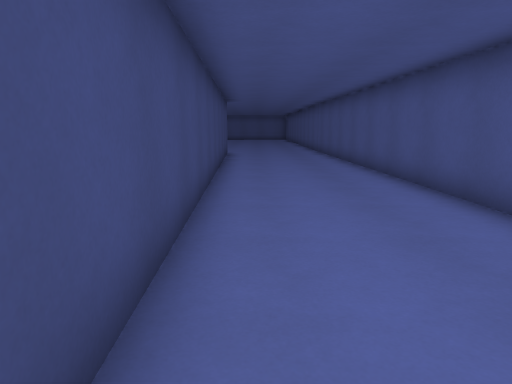
[1] (above)

17 first-person views from a walk through a level from a Godot 3-D game. The camera is 1.4 m above the floor, tilts 10° down and sees 70° across. The floor is counted in squares, 1.2 m on a side. Each view is taken from the middle of a square. On the plan, view 1 faces up. The plan holds only what a view shows up to about 14 squares ahead; the rest is blank. The place goes on beyond the plan. Characters and animated objects are not drawn.

[2]
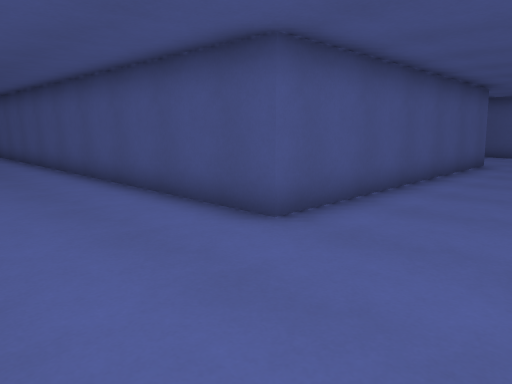

[3]
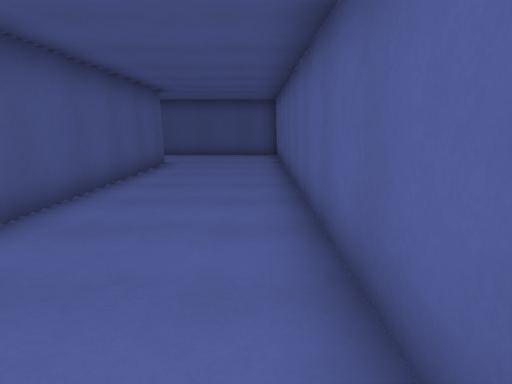

[4]
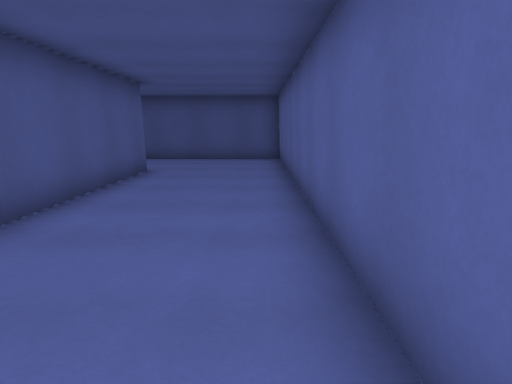

[5]
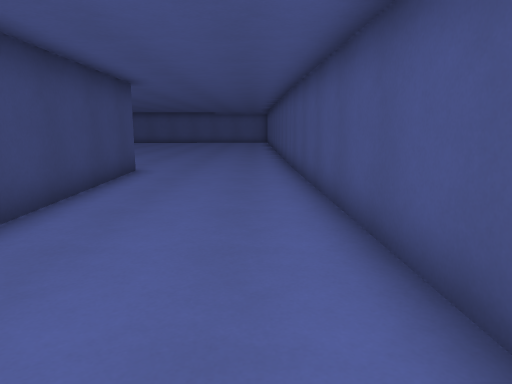

[6]
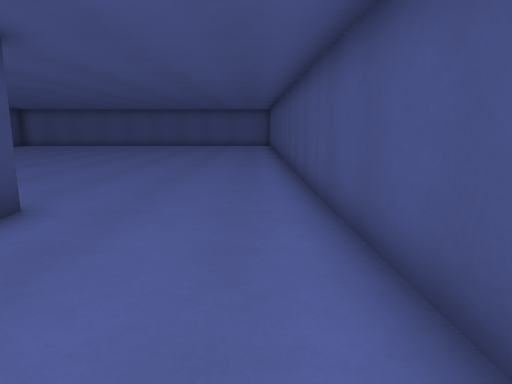

[7]
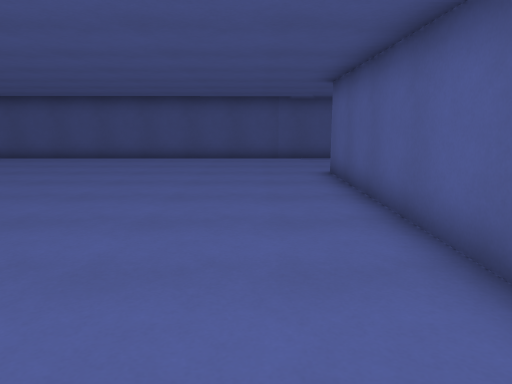

[8]
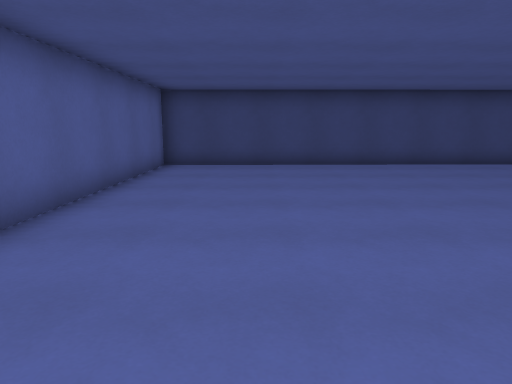

[9]
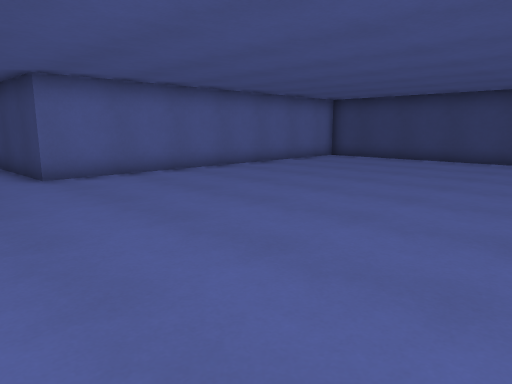

[10]
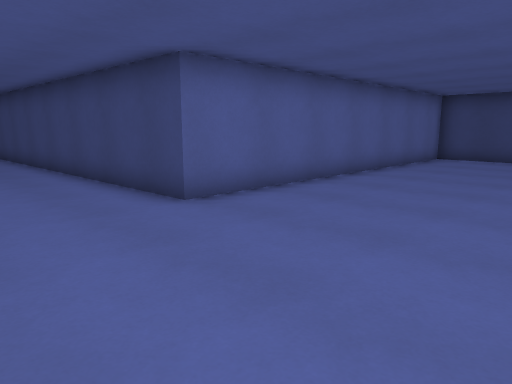

[11]
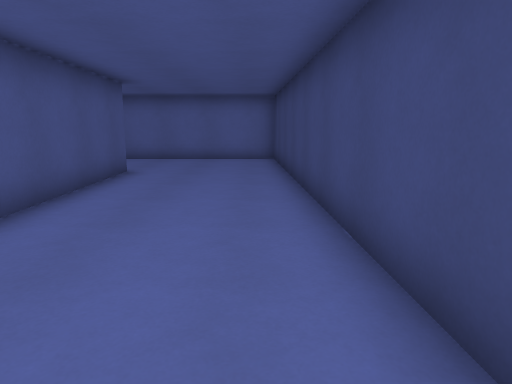

[12]
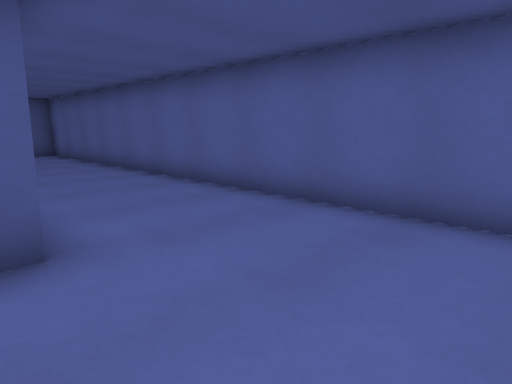

[13]
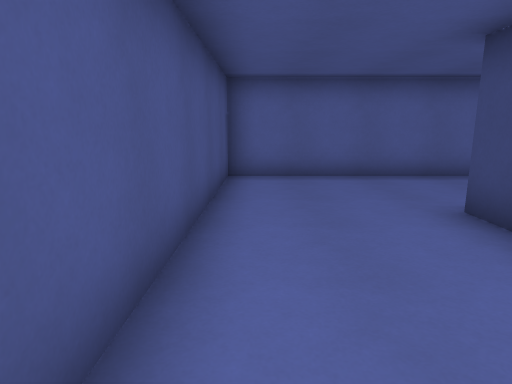

[14]
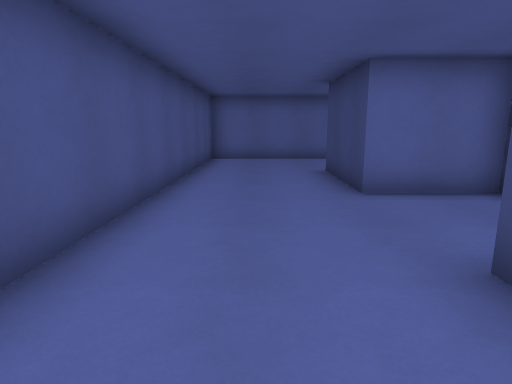

[15]
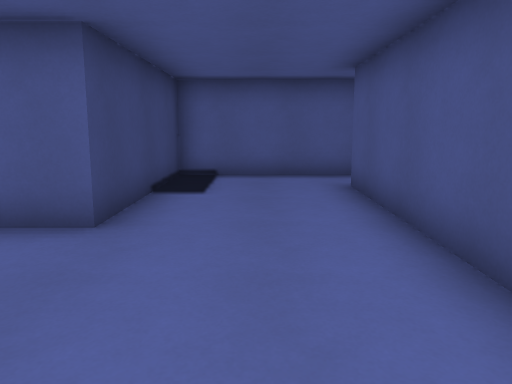

[16]
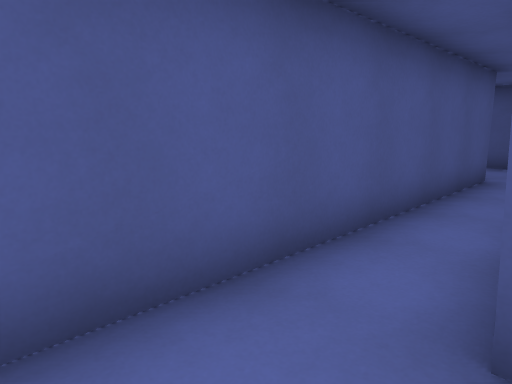

[17]
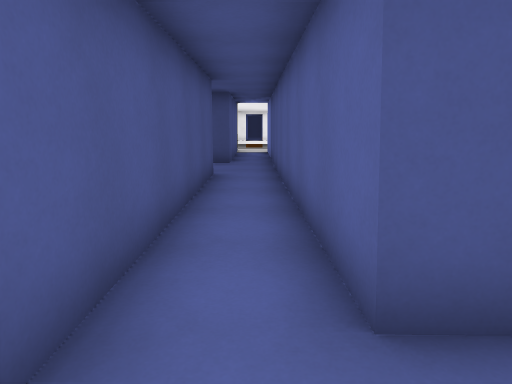

### Floor plan
Points are (right, up) in squares from view 1. A wall is a line through its corners. A room is listed if a view was taken in it or the views show most of it. See-through windows are left out.
Room 1 (views 1, 2, 3, 4, 5, 6, 7, 8, 9, 10, 11, 12, 13, 14, 15, 16, 17)
walls: (13.1, 12.6) (13.1, 10.2) (11.9, 10.2); (10.6, 6.6) (13.1, 6.6) (13.1, 3) (3.5, 3.2) (2.8, 26.6); (16.4, 15.1) (14.2, 15.1); (-12.7, 26.6) (-12.5, 17.1) (-1.3, 17) (-0.7, -0.7) (16.7, -0.8) (16.9, 13.3)
ways out: opening at (13.2, 14.5); opening at (17, 14)

Where each view was taken, in squares from view 1:
view 1: 0 up, 0 right, facing up
view 2: 0 up, 0 right, facing up-right
view 3: 0 up, 1 right, facing right
view 4: 0 up, 3 right, facing right
view 5: 7 up, 2 right, facing up
view 6: 12 up, 2 right, facing up
view 7: 19 up, 11 left, facing right
view 8: 20 up, 1 left, facing left
view 9: 26 up, 1 right, facing down-left
view 10: 22 up, 2 right, facing down-left
view 11: 13 up, 0 right, facing down
view 12: 4 up, 0 right, facing down-right
view 13: 8 up, 16 right, facing down
view 14: 13 up, 15 right, facing down
view 15: 6 up, 15 right, facing up
view 16: 13 up, 15 right, facing up-right
view 17: 14 up, 15 right, facing right
